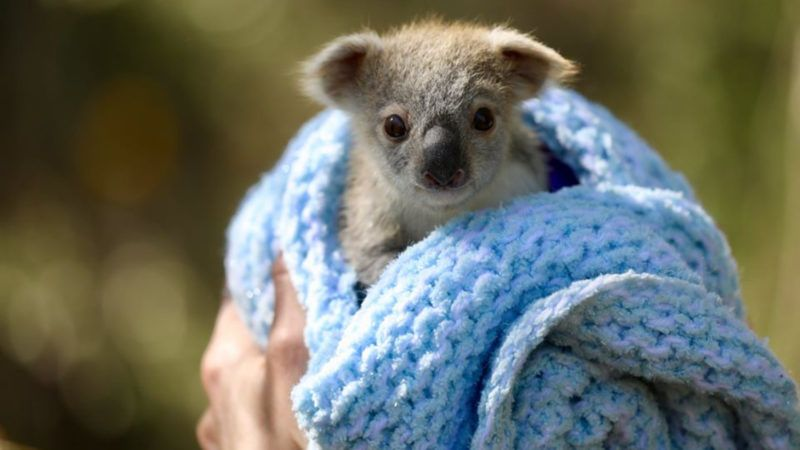
#> input picture Hilbert/kolala.jpg, 800 x 450 px
$ python main.py
#> lines starting #> are read from the running program, lines starting #| are printed output that depends on the picture
### Hilbert/image.py
import numpy as np
from PIL import Image

def scaleForRank(rank):
#> called with rank = 64
    im = Image.open('kolala.jpg').convert('L')
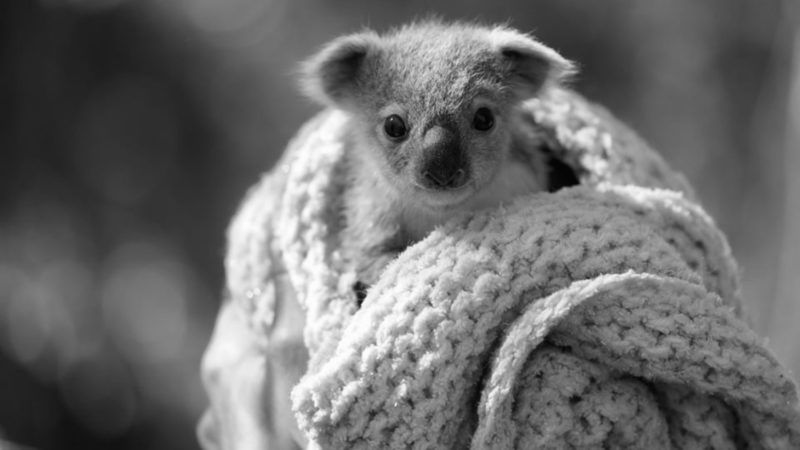
#> im: PIL image 800x450 L; min 1, max 255, mean 107.6
    width, height = im.size   # Get dimensions
#> width = 800; height = 450

    new_width = 450
    new_height = 450

    left = (width - new_width)/2
#> left = 175
    top = (height - new_height)/2
#> top = 0
    right = (width + new_width)/2
#> right = 625
    bottom = (height + new_height)/2
#> bottom = 450

    # Crop the center of the image
    im = im.crop((left, top, right, bottom)).resize((rank, rank))
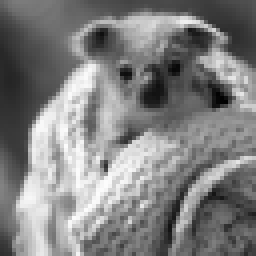
#> im: PIL image 64x64 L (shown 4 times larger); min 0, max 252, mean 128.5
    im = np.array(im) #you can pass multiple arguments in single line
    return im

### Hilbert/hilbert.py
import numpy as np

# up becomes down, left becomes right
def f(x):
    if x.shape:
        return array_map(x)
    else:
        if x == 0:
            return 1
        elif x== 1:
            return 0
        elif x== 2:
            return 3
        else:
            return 2

def array_map(x):
    return np.array(list(map(f, x)))

def hilbertCurve(order):
    if order == 1:
        return np.array([[2, 3], [1, 4]])
    else:
        lowerOrder = hilbertCurve(order-1)
        leftup = lowerOrder + np.amax(lowerOrder)
        leftdown = np.rot90(lowerOrder.transpose(), k=2, axes=(0, 1))

        rightup = lowerOrder + np.amax(leftup)
        rightdown = lowerOrder.transpose() + np.amax(rightup)

        concatLeft = np.concatenate((leftup, leftdown), axis=0)
        concatRight = np.concatenate((rightup, rightdown), axis=0)
        concat = np.concatenate((concatLeft, concatRight), axis=1)
        return concat

def directionCurve(order):
    if order == 1:
        return np.array([[3, 2], [1, 3]])
    else:
        lowerOrder = directionCurve(order-1)
        leftup = np.fmod(lowerOrder,4)
        leftdown = np.rot90(np.fmod(np.add(lowerOrder, 2), 4), k=2, axes=(0, 1)).transpose()

        rightup = np.fmod(lowerOrder,4)
        rightdown = np.fmod(array_map(lowerOrder).transpose(),4)

        concatLeft = np.concatenate((leftup, leftdown), axis=0)
        concatRight = np.concatenate((rightup, rightdown), axis=0)
        concat = np.concatenate((concatLeft, concatRight), axis=1)
        modded = np.fmod(concat,4)

        dim = 2**order

        modded.itemset((int(dim/2), 0), 1)
        modded.itemset((int(dim/2 - 1), int(dim/2 - 1)), 3)
        modded.itemset((int(dim/2 - 1), int(dim - 1)), 2)

        return modded

def hilbertTransform(image, directionMatrix, rank, x, y):
#> called with directionMatrix = array of shape (8, 8), rank = 64, x = 7, y = 0
    x = x
    y = y
    im = image
    ht = np.array([])

    for i in range(1, rank+1):
        direction = directionMatrix[x, y]
        ht = np.append(ht, [im[x, y]], axis=0)

        if direction == 1:
            x -= 1
        elif direction == 2:
            x += 1
        elif direction == 3:
            y += 1
        else:
            y -= 1
#> this loop made 64 passes
#> ht on passes 1 to 12: [53], [53, 59], [53, 59, 63], [53, 59, 63, 57], [53, 59, 63, 57, 61], [53, 59, 63, 57, 61, 66], [53, 59, 63, 57, 61, 66, 72], [53, 59, 63, 57, 61, 66, 72, 67], [53, 59, 63, 57, 61, 66, 72, 67, 73], [53, 59, 63, 57, 61, 66, 72, 67, 73, 79], [53, 59, 63, 57, 61, 66, 72, 67, 73, 79, 88], [53, 59, 63, 57, 61, 66, 72, 67, 73, 79, 88, 79]
#> after the loop, ht = 64 values, max 123 at index 37, min 53 at index 0, mean 94.33; x = 7; y = 8

    return ht

### Hilbert/main.py
import numpy as np
import hilbert as hil
import image as ima

def main():
    order = 3
    hilbertMatrix = hil.hilbertCurve(order)
    directionMatrix = hil.directionCurve(order)

    rank = (2**order)**2
    x = (2**order)-1
    y = 0
    im = ima.scaleForRank(rank)
    hilbertTransformed = hil.hilbertTransform(im, directionMatrix, rank, x, y)
#> hilbertTransformed has the same summary as ht in hilbertTransform

    print(hilbertTransformed)
#| [ 53.  59.  63.  57.  61.  66.  72.  67.  73.  79.  88.  79.  74.  68.
#|   63.  69.  77.  81.  92.  86.  94. 100. 108. 102. 112. 115. 121. 116.
#|  111. 104.  91. 102. 107. 110. 114. 113. 118. 123. 123. 119. 119. 123.
#|  122. 120. 118. 116. 113. 116. 108. 100.  97. 105. 102.  97.  87.  92.
#|   85.  78.  72.  77.  83.  91.  96.  90.]

    def normalizeRows(x: np.ndarray):
        return x/np.linalg.norm(x, ord=2, axis=0, keepdims=True)

    norm = normalizeRows(hilbertTransformed)
#> norm = 64 values, max 0.159 at index 37, min 0.0687 at index 0, mean 0.122
    normMax = np.amax(norm)
#> normMax = 0.159
    normalized = norm * (1/normMax)
#> normalized = 64 values, max 1 at index 37, min 0.431 at index 0, mean 0.767


if __name__ == "__main__":
    main()
